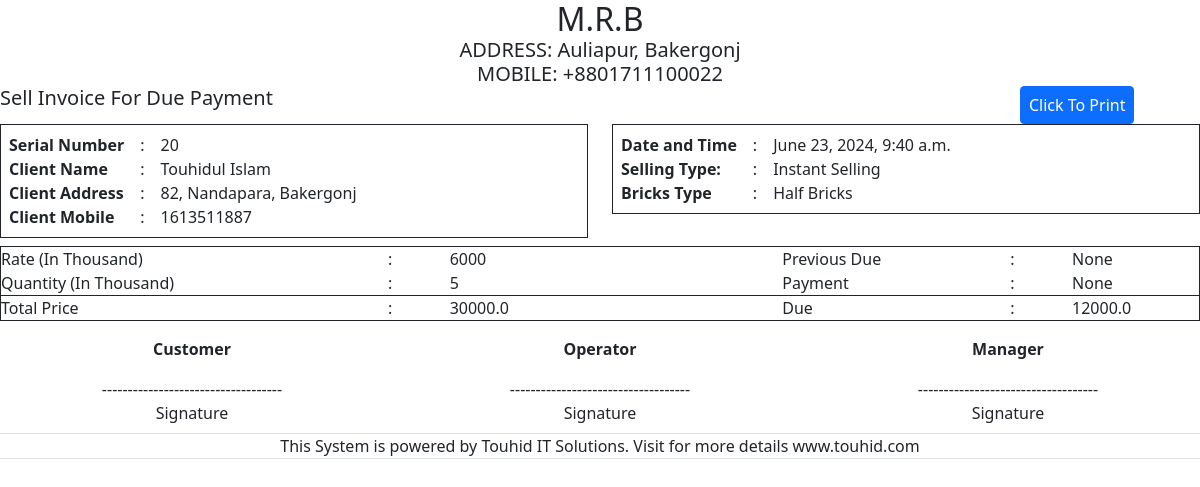
/selling/due_invoice/20 (signed in), run on the app's committed database.
### home/models.py (models this page shows, shortened)
class Company(models.Model):
    cname = models.TextField(max_length=20)
    cmobile = models.TextField(max_length=14)
    caddress = models.TextField(max_length=100)

### selling/models.py (models this page shows, shortened)
class Selling(models.Model):
    sell_type = (
        ('Instant Selling', 'Instant Selling'),
        ('Advance Selling', 'Advance Selling'),
    )
    brick = (
        ('Number 1', 'Number 1'),
        ('Number 2', 'Number 2'),
        ('Number 3', 'Number 3'),
        ('picked', 'picked'),
        ('Half Bricks', 'Half Bricks')
    )
    selling_type = models.CharField(choices = sell_type, max_length=50)
    Bricks_type = models.CharField(choices = brick, max_length=50)
    customer_name = models.CharField(max_length=50)
    customer_address = models.CharField(max_length=200)
    customer_mobile = models.IntegerField()
    product_rate = models.IntegerField()
    product_quantity = models.IntegerField()
    total_price = models.FloatField()
    payment = models.FloatField()
    commission = models.IntegerField(default = 0)
    due = models.FloatField(default = 0)
    is_pending = models.BooleanField(default = False)
    is_delivered = models.BooleanField(default = False)
    issue_date = models.DateTimeField(auto_now = True, null = True)

### selling/views.py (the view)
# urls.py: path('due_invoice/<int:id>', views.due_invoice, name='due_invoice'),
@login_required
def due_invoice(request, id):
    cprofile = get_object_or_404(Company, id=1)
    due_invoice = Selling.objects.get(id = id)
    pay = request.GET.get('pay')
    previous_due = request.GET.get('previous_due')
    context = {
        'profile' : cprofile,
        'due_invoice' : due_invoice,
        'previous_due' : previous_due,
        'pay' : pay
    }
    return render(request, 'selling/due_selling_invoice.html', context)

### Templates/selling/due_selling_invoice.html (shortened to what this page needs)
<!DOCTYPE html>
{% load static %}
<html lang="en">
<head>
    <link rel="stylesheet" href="{% static 'bootstrap/css/bootstrap.min.css' %}">
</head>
<body>
    <div>
        <header class="m-0 p-0">
            {% if profile %}
            <h2 class="text-center m-0 p-0">{{ profile.cname }}</h2>
            <h5 class="text-center m-0 p-0">ADDRESS: {{profile.caddress}}</h5>
            <h5 class="text-center m-0 p-0">MOBILE: {{profile.cmobile}}</h5>
            {% endif %}
        </header>
        <div class="row">
            <div class="col-sm-10"><h5>Sell Invoice For Due Payment</h5></div>
            <div class="col-sm-2"><button type="button" id="hideButton" onclick="printBtn()" class="btn btn-primary ps-2 pe-2">Click To Print</button></div>
        </div>
        <main>
            <div class="row mb-2">
                <div class="col-sm-6">
                    {% if due_invoice %}
                    <div class="border p-2 border-dark">
                        <table>
                            <tr>
                                <td><b>Serial Number</b></td>
                                <td class="ps-3 pe-3">:</td>
                                <td> {{ due_invoice.id }}</td>
                            </tr>
                            <tr>
                                <td><b>Client Name</b></td>
                                <td class="ps-3 pe-3">:</td>
                                <td> {{due_invoice.customer_name}}</td>
                            </tr>
                            <tr>
                                <td><b>Client Address</b></td>
                                <td class="ps-3 pe-3">:</td>
                                <td>{{due_invoice.customer_address}}</td>
                            </tr>
                            <tr>
                                <td><b>Client Mobile</b></td>
                                <td class="ps-3 pe-3">:</td>
                                <td>{{due_invoice.customer_mobile}}</td>
                            </tr>
                        </table>
                    </div>
                    {% endif %}
                </div>
                <div class="col-sm-6">
                    <div class="border p-2 border-dark">
                        <table>
                            <tr>
                                <td><b>Date and Time</b></td>
                                <td class="ps-3 pe-3">:</td>
                                <td>{{due_invoice.issue_date}}</td>
                            </tr>
                            <tr>
                                <td><b>Selling Type:</b></td>
                                <td class="ps-3 pe-3">:</td>
                                <td>{{due_invoice.selling_type}}</td>
                            </tr>
                            <tr>
                                <td><b>Bricks Type</b></td>
                                <td class="ps-3 pe-3">:</td>
                                <td>{{due_invoice.Bricks_type}}</td>
                            </tr>
                        </table>
                    </div>
                </div>
            </div>
            <div class="mt-1 border border-dark">
                <table class="table table-borderless m-0 p-0">
                    <tr class="m-0 p-0">
                        <td class="m-0 p-0">Rate (In Thousand)</td>
                        <td class="ps-3 pe-3 m-0 p-0">:</td>
                        <td class="m-0 p-0">{{due_invoice.product_rate}}</td>
                        <td class="ps-5 pe-5 m-0 p-0"></td>
                        <td class="m-0 p-0">Previous Due</td>
                        <td class="ps-3 pe-3 m-0 p-0">:</td>
                        <td class="m-0 p-0">{{previous_due}}</td>
                    </tr>
                    <tr class="border-bottom border-dark m-0 p-0">
                        <td class="m-0 p-0">Quantity (In Thousand)</td>
                        <td class="ps-3 pe-3 m-0 p-0">:</td>
                        <td class="m-0 p-0">{{due_invoice.product_quantity}}</td>
                        <td class="ps-5 pe-5 m-0 p-0"></td>
                        <td class="m-0 p-0">Payment</td>
                        <td class="ps-3 pe-3 m-0 p-0">:</td>
                        <td class="m-0 p-0">{{pay}}</td>
                    </tr>
                    <tr class="p-0 m-0">
                        <td class="m-0 p-0">Total Price</td>
                        <td class="ps-3 pe-3 m-0 p-0">:</td>
                        <td class="m-0 p-0">{{due_invoice.total_price}}</td>
                        <td class="ps-5 pe-5 m-0 p-0"></td>
                        <td class="m-0 p-0">Due</td>
                        <td class="ps-3 pe-3 m-0 p-0">:</td>
                        <td class="m-0 p-0">{{due_invoice.due}}</td>
                    </tr>
                </table>
            </div>
            <div class="mt-3 mb-2 ">
                <div class="row">
                    <div class="col-sm-4">
                        <p class="text-center"><b>Customer</b></p>
                        <p class="text-center m-0 p-0">-----------------------------------</p>
                        <p class="text-center m-0 p-0">Signature</p>
                    </div>
                    <div class="col-sm-4">
                        <p class="text-center"><b>Operator</b></p>
                        <p class="text-center m-0 p-0">-----------------------------------</p>
                        <p class="text-center m-0 p-0">Signature</p>
                    </div>
                    <div class="col-sm-4">
                        <p class="text-center"><b>Manager</b></p>
                        <p class="text-center m-0 p-0">-----------------------------------</p>
                        <p class="text-center m-0 p-0">Signature</p>
                    </div>
                </div>
            </div>
        </main>
        <footer class="border-top border-bottom m-0 p-0">
            <p class="text-center m-0 p-0">This System is powered by Touhid IT Solutions. Visit for more details www.touhid.com</p>
        </footer>
    </div>
</body>
</html>

### Templates/selling/due_selling_invoice.html (style rules this page uses)
* { margin: 0; padding: 0; }

### data on the page
Company: caddress "Auliapur, Bakergonj", cmobile "+8801711100022"
Selling: id "20", customer_name "Touhidul Islam", customer_address "82, Nandapara, Bakergonj", customer_mobile "1613511887", issue_date "June 23, 2024, 9:40 a.m.", selling_type "Instant Selling", Bricks_type "Half Bricks", product_rate "6000", product_quantity "5", total_price "30000.0", due "12000.0"

### other printed values
{{ previous_due }} "None"
{{ pay }} "None"
